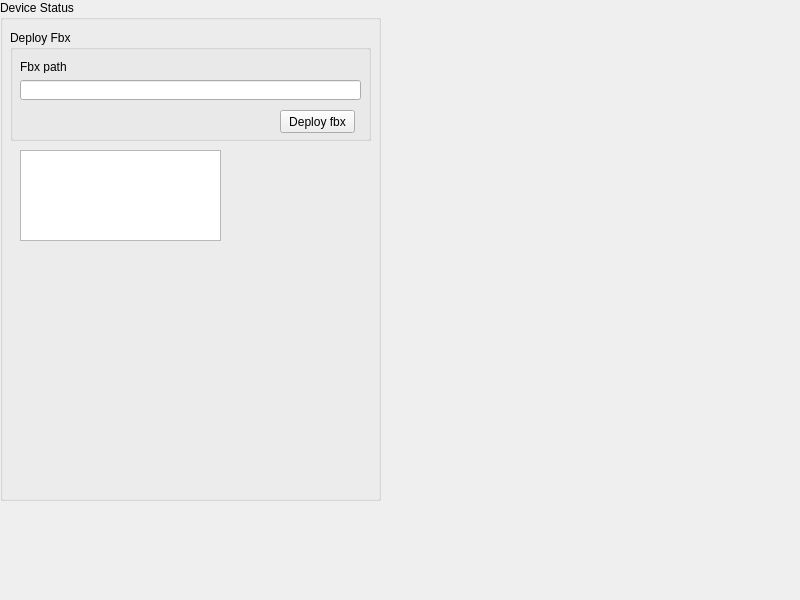
<?xml version="1.0" encoding="UTF-8"?>
<ui version="4.0">
    <class>MainWindow</class>
    <widget class="QMainWindow" name="MainWindow">
        <property name="geometry">
            <rect>
                <x>0</x>
                <y>0</y>
                <width>800</width>
                <height>600</height>
            </rect>
        </property>
        <property name="windowTitle">
            <string>MainWindow</string>
        </property>
        <widget class="DropWidget" name="centralwidget">
            <property name="acceptDrops">
                <bool>true</bool>
            </property>
            <widget class="QGroupBox" name="groupBox">
                <property name="geometry">
                    <rect>
                        <x>0</x>
                        <y>0</y>
                        <width>381</width>
                        <height>501</height>
                    </rect>
                </property>
                <property name="acceptDrops">
                    <bool>true</bool>
                </property>
                <property name="title">
                    <string>Device Status</string>
                </property>
                <widget class="QGroupBox" name="groupBox_2">
                    <property name="geometry">
                        <rect>
                            <x>10</x>
                            <y>30</y>
                            <width>361</width>
                            <height>111</height>
                        </rect>
                    </property>
                    <property name="acceptDrops">
                        <bool>true</bool>
                    </property>
                    <property name="title">
                        <string>Deploy Fbx</string>
                    </property>
                    <widget class="QLineEdit" name="lineEdit">
                        <property name="geometry">
                            <rect>
                                <x>10</x>
                                <y>50</y>
                                <width>341</width>
                                <height>20</height>
                            </rect>
                        </property>
                    </widget>
                    <widget class="QPushButton" name="pushButton">
                        <property name="geometry">
                            <rect>
                                <x>270</x>
                                <y>80</y>
                                <width>75</width>
                                <height>23</height>
                            </rect>
                        </property>
                        <property name="text">
                            <string>Deploy fbx</string>
                        </property>
                    </widget>
                    <widget class="QLabel" name="label_2">
                        <property name="geometry">
                            <rect>
                                <x>10</x>
                                <y>30</y>
                                <width>47</width>
                                <height>13</height>
                            </rect>
                        </property>
                        <property name="text">
                            <string>Fbx path</string>
                        </property>
                    </widget>
                </widget>
                <widget class="QGraphicsView" name="graphicsView">
                    <property name="geometry">
                        <rect>
                            <x>20</x>
                            <y>150</y>
                            <width>201</width>
                            <height>91</height>
                        </rect>
                    </property>
                </widget>
            </widget>
        </widget>
    </widget>
    <customwidgets>
        <customwidget>
            <class>DropWidget</class>
            <extends>QWidget</extends>
            <header>dropwidget.h</header>
            <container>1</container>
        </customwidget>
    </customwidgets>
    <resources />
    <connections />
</ui>
